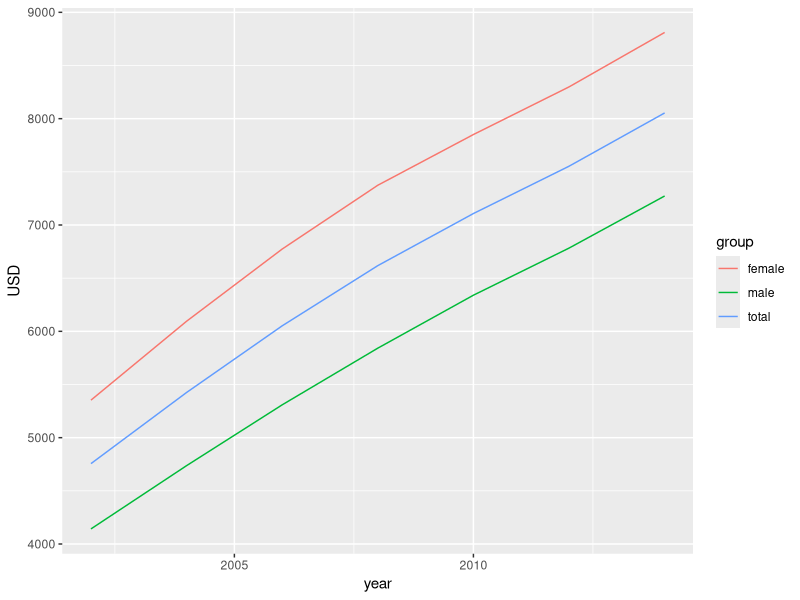
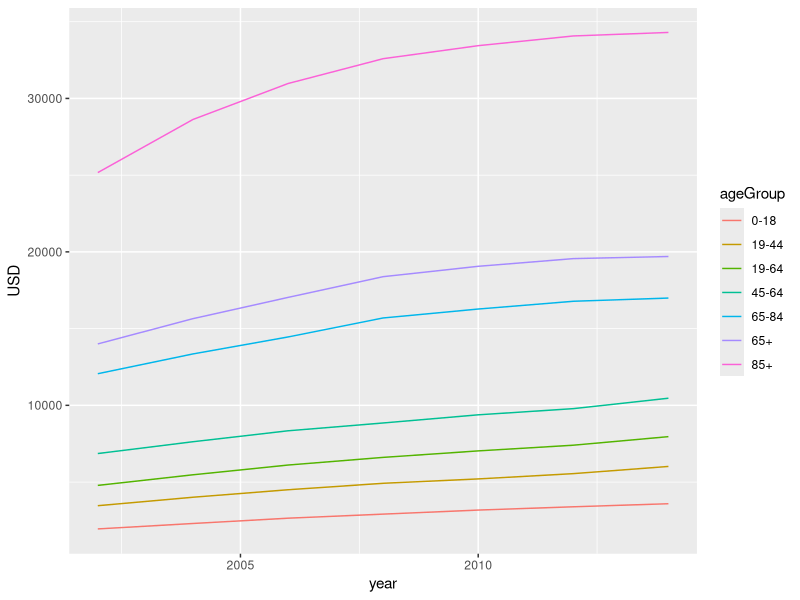

Source code (R) for these figures, in order:
#import statements
library(tidyverse)
library(tidyr)
library(dplyr)
library(readr)
library(ggplot2)

slide4_data <- read_csv("Table 7 personal health care per capita AGE GENDER.csv")

# this line is setting the names of columns equal to the data in the third row which contains the years
names(slide4_data) <- lapply(slide4_data[3, ], as.character)

# this line removes rows 1:3
slide4 <- slide4_data[-1:-3,]

# removes unwanted client
slide4 <- slide4[1:8]


#the gather function should only take the first 8
tidy_slide4 <- gather(slide4[1:8],
                      key = "year",
                      value = "USD",
                      2:8) %>%
  rename(ageGroup = "Age group") %>%
  #filters out rows with "NA"
  filter(!is.na(USD)) %>%
  #converts years to numeric
  mutate(Year = as.numeric(year))

#removes all of the commas and replaces it with a "" character
tidy_slide4$USD <- gsub(",", "", tidy_slide4$USD, fixed = TRUE)

#converts string USD into int USD
tidy_slide4 <- tidy_slide4 %>%
  mutate(USD = as.numeric(USD)) %>%
  select(-(year))
  

total <- slide4[-9:-25,]

total_2 <- gather(total[1:8],
                  key = "year",
                  value = "USD",
                  2:8) %>%
  mutate(group = "total") %>%
  rename(ageGroup = "Age group")

total_2$USD <- gsub(",", "", total_2$USD, fixed = TRUE)

total_2 <- total_2 %>%
  mutate(year = as.numeric(year),
         dollars = as.numeric(USD)) %>%
  select(ageGroup, group, year, dollars) %>%
  rename(USD = dollars)


male_female <- slide4[-1:-8,]

male <- male_female[-9:-17,] 

male_2 <- gather(male[1:8],
                 key = "year",
                 value = "USD",
                 2:8) %>%
  mutate(group = "male") %>%
  rename(ageGroup = "Age group")

male_2$USD <- gsub(",", "", male_2$USD, fixed = TRUE)

male_2 <- male_2 %>%
  mutate(year = as.numeric(year),
         dollars = as.numeric(USD)) %>%
  select(ageGroup, group, year, dollars) %>%
  rename(USD = dollars)

female <- male_female[-1:-8,]

female_2 <- gather(female[1:8],
                   key = "year",
                   value = "USD",
                   2:8) %>%
  mutate(group = "female") %>%
  rename(ageGroup = "Age group") %>%
  filter(!is.na(USD))

female_2$USD <- gsub(",", "", female_2$USD, fixed = TRUE)

female_2 <- female_2 %>%
  mutate(year = as.numeric(year),
         dollars = as.numeric(USD)) %>%
  select(ageGroup, group, year, dollars) %>%
  rename(USD = dollars)


gender <- bind_rows(total_2, male_2, female_2)

gender_total <- gender %>%
  filter(ageGroup == "Total" | ageGroup == "Males" | ageGroup == "Females")

ggplot(gender_total, aes(year, USD, color = group)) +
  geom_line()

age_total <- gender %>%
  filter(!ageGroup == "Total") %>%
  filter(!ageGroup == "Males") %>%
  filter(!ageGroup == "Females")

age_females <- age_total %>%
  filter(!group == "total") %>%
  filter(!group == "male")

ggplot(age_females, aes(year, USD, color = ageGroup)) +
  geom_line()
